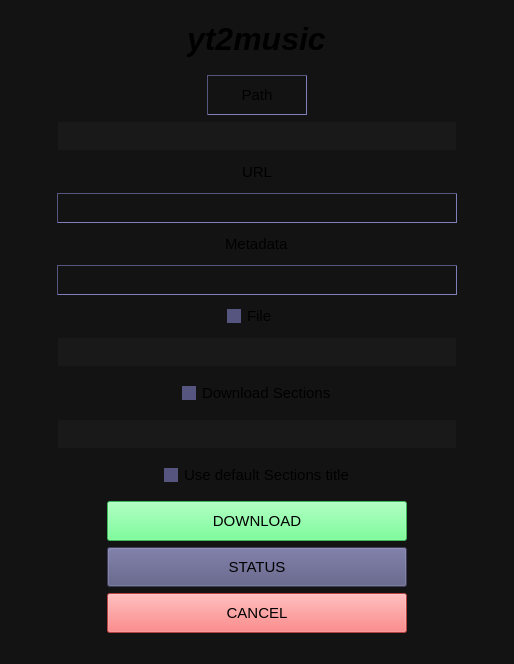
<?xml version="1.0" encoding="UTF-8"?>
<ui version="4.0">
 <class>MainWindow</class>
 <widget class="QMainWindow" name="MainWindow">
  <property name="geometry">
   <rect>
    <x>0</x>
    <y>0</y>
    <width>514</width>
    <height>633</height>
   </rect>
  </property>
  <property name="windowTitle">
   <string>MainWindow</string>
  </property>
  <property name="styleSheet">
   <string notr="true">background-color: rgb(19, 19, 19);</string>
  </property>
  <widget class="QWidget" name="centralwidget">
   <layout class="QVBoxLayout" name="verticalLayout">
    <item alignment="Qt::AlignHCenter">
     <widget class="QLabel" name="label">
      <property name="minimumSize">
       <size>
        <width>0</width>
        <height>60</height>
       </size>
      </property>
      <property name="maximumSize">
       <size>
        <width>16777215</width>
        <height>60</height>
       </size>
      </property>
      <property name="font">
       <font>
        <pointsize>24</pointsize>
        <italic>true</italic>
        <bold>true</bold>
        <strikeout>false</strikeout>
       </font>
      </property>
      <property name="text">
       <string>yt2music</string>
      </property>
     </widget>
    </item>
    <item alignment="Qt::AlignHCenter">
     <widget class="QPushButton" name="path_button">
      <property name="minimumSize">
       <size>
        <width>100</width>
        <height>40</height>
       </size>
      </property>
      <property name="maximumSize">
       <size>
        <width>16777215</width>
        <height>40</height>
       </size>
      </property>
      <property name="font">
       <font>
        <pointsize>11</pointsize>
       </font>
      </property>
      <property name="styleSheet">
       <string notr="true">border-color: rgb(85, 85, 127);
border-width: 0.5px;
border-style: inset;</string>
      </property>
      <property name="text">
       <string>Path</string>
      </property>
     </widget>
    </item>
    <item alignment="Qt::AlignHCenter">
     <widget class="QTextBrowser" name="path_browser">
      <property name="minimumSize">
       <size>
        <width>400</width>
        <height>30</height>
       </size>
      </property>
      <property name="maximumSize">
       <size>
        <width>16777215</width>
        <height>30</height>
       </size>
      </property>
      <property name="font">
       <font>
        <pointsize>11</pointsize>
       </font>
      </property>
      <property name="styleSheet">
       <string notr="true">background-color: rgb(25, 25, 25);</string>
      </property>
     </widget>
    </item>
    <item alignment="Qt::AlignHCenter">
     <widget class="QLabel" name="url_label">
      <property name="minimumSize">
       <size>
        <width>0</width>
        <height>30</height>
       </size>
      </property>
      <property name="maximumSize">
       <size>
        <width>16777215</width>
        <height>30</height>
       </size>
      </property>
      <property name="font">
       <font>
        <pointsize>11</pointsize>
       </font>
      </property>
      <property name="text">
       <string>URL</string>
      </property>
     </widget>
    </item>
    <item alignment="Qt::AlignHCenter">
     <widget class="QLineEdit" name="url_edit">
      <property name="minimumSize">
       <size>
        <width>400</width>
        <height>30</height>
       </size>
      </property>
      <property name="maximumSize">
       <size>
        <width>300</width>
        <height>30</height>
       </size>
      </property>
      <property name="font">
       <font>
        <pointsize>11</pointsize>
       </font>
      </property>
      <property name="styleSheet">
       <string notr="true">border-color: rgb(85, 85, 127);
border-width: 0.5px;
border-style: inset;</string>
      </property>
     </widget>
    </item>
    <item alignment="Qt::AlignHCenter">
     <widget class="QLabel" name="label_2">
      <property name="minimumSize">
       <size>
        <width>0</width>
        <height>30</height>
       </size>
      </property>
      <property name="maximumSize">
       <size>
        <width>16777215</width>
        <height>30</height>
       </size>
      </property>
      <property name="font">
       <font>
        <pointsize>11</pointsize>
       </font>
      </property>
      <property name="text">
       <string>Metadata</string>
      </property>
     </widget>
    </item>
    <item alignment="Qt::AlignHCenter">
     <widget class="QLineEdit" name="metadata_edit">
      <property name="minimumSize">
       <size>
        <width>400</width>
        <height>30</height>
       </size>
      </property>
      <property name="maximumSize">
       <size>
        <width>16777215</width>
        <height>30</height>
       </size>
      </property>
      <property name="font">
       <font>
        <pointsize>11</pointsize>
       </font>
      </property>
      <property name="styleSheet">
       <string notr="true">border-color: rgb(85, 85, 127);
border-width: 0.5px;
border-style: inset;</string>
      </property>
     </widget>
    </item>
    <item alignment="Qt::AlignHCenter">
     <widget class="QCheckBox" name="file_checkbox">
      <property name="minimumSize">
       <size>
        <width>60</width>
        <height>30</height>
       </size>
      </property>
      <property name="maximumSize">
       <size>
        <width>16777215</width>
        <height>30</height>
       </size>
      </property>
      <property name="font">
       <font>
        <pointsize>11</pointsize>
       </font>
      </property>
      <property name="styleSheet">
       <string notr="true">QCheckBox::indicator {
	background-color: rgb(85, 85, 127);
}
QCheckBox::indicator:checked {
	background-color: rgb(255, 255, 255);
}</string>
      </property>
      <property name="text">
       <string>File</string>
      </property>
     </widget>
    </item>
    <item alignment="Qt::AlignHCenter">
     <widget class="QTextBrowser" name="file_browser">
      <property name="minimumSize">
       <size>
        <width>400</width>
        <height>30</height>
       </size>
      </property>
      <property name="maximumSize">
       <size>
        <width>16777215</width>
        <height>30</height>
       </size>
      </property>
      <property name="font">
       <font>
        <pointsize>11</pointsize>
       </font>
      </property>
      <property name="styleSheet">
       <string notr="true">background-color: rgb(25, 25, 25);</string>
      </property>
     </widget>
    </item>
    <item alignment="Qt::AlignHCenter">
     <widget class="QCheckBox" name="sections_checkbox">
      <property name="minimumSize">
       <size>
        <width>0</width>
        <height>40</height>
       </size>
      </property>
      <property name="maximumSize">
       <size>
        <width>16777215</width>
        <height>40</height>
       </size>
      </property>
      <property name="font">
       <font>
        <pointsize>11</pointsize>
       </font>
      </property>
      <property name="styleSheet">
       <string notr="true">QCheckBox::indicator {
	background-color: rgb(85, 85, 127);
}
QCheckBox::indicator:checked {
	background-color: rgb(255, 255, 255);
}</string>
      </property>
      <property name="text">
       <string>Download Sections</string>
      </property>
     </widget>
    </item>
    <item alignment="Qt::AlignHCenter">
     <widget class="QTextBrowser" name="sf_browser">
      <property name="minimumSize">
       <size>
        <width>400</width>
        <height>30</height>
       </size>
      </property>
      <property name="maximumSize">
       <size>
        <width>16777215</width>
        <height>30</height>
       </size>
      </property>
      <property name="font">
       <font>
        <pointsize>11</pointsize>
       </font>
      </property>
      <property name="styleSheet">
       <string notr="true">background-color: rgb(25, 25, 25);</string>
      </property>
     </widget>
    </item>
    <item alignment="Qt::AlignHCenter">
     <widget class="QCheckBox" name="st_checkbox">
      <property name="minimumSize">
       <size>
        <width>0</width>
        <height>40</height>
       </size>
      </property>
      <property name="maximumSize">
       <size>
        <width>16777215</width>
        <height>40</height>
       </size>
      </property>
      <property name="font">
       <font>
        <pointsize>11</pointsize>
       </font>
      </property>
      <property name="styleSheet">
       <string notr="true">QCheckBox::indicator {
	background-color: rgb(85, 85, 127);
}
QCheckBox::indicator:checked {
	background-color: rgb(255, 255, 255);
}</string>
      </property>
      <property name="text">
       <string>Use default Sections title</string>
      </property>
     </widget>
    </item>
    <item alignment="Qt::AlignHCenter">
     <widget class="QPushButton" name="run_button">
      <property name="minimumSize">
       <size>
        <width>300</width>
        <height>40</height>
       </size>
      </property>
      <property name="maximumSize">
       <size>
        <width>300</width>
        <height>40</height>
       </size>
      </property>
      <property name="font">
       <font>
        <pointsize>11</pointsize>
       </font>
      </property>
      <property name="styleSheet">
       <string notr="true">background-color: rgb(85, 255, 127);
color: rgb(0, 0, 0);</string>
      </property>
      <property name="text">
       <string>DOWNLOAD</string>
      </property>
      <property name="checkable">
       <bool>false</bool>
      </property>
     </widget>
    </item>
    <item alignment="Qt::AlignHCenter">
     <widget class="QPushButton" name="status_button">
      <property name="minimumSize">
       <size>
        <width>300</width>
        <height>40</height>
       </size>
      </property>
      <property name="maximumSize">
       <size>
        <width>300</width>
        <height>40</height>
       </size>
      </property>
      <property name="font">
       <font>
        <pointsize>11</pointsize>
       </font>
      </property>
      <property name="styleSheet">
       <string notr="true">background: rgb(85, 85, 127);
</string>
      </property>
      <property name="text">
       <string>STATUS</string>
      </property>
     </widget>
    </item>
    <item alignment="Qt::AlignHCenter">
     <widget class="QPushButton" name="cancel_button">
      <property name="minimumSize">
       <size>
        <width>300</width>
        <height>40</height>
       </size>
      </property>
      <property name="maximumSize">
       <size>
        <width>300</width>
        <height>40</height>
       </size>
      </property>
      <property name="font">
       <font>
        <pointsize>11</pointsize>
       </font>
      </property>
      <property name="styleSheet">
       <string notr="true">background-color: rgb(255, 94, 94);
color:rgb(0,0,0);</string>
      </property>
      <property name="text">
       <string>CANCEL</string>
      </property>
     </widget>
    </item>
   </layout>
  </widget>
  <widget class="QMenuBar" name="menubar">
   <property name="geometry">
    <rect>
     <x>0</x>
     <y>0</y>
     <width>514</width>
     <height>29</height>
    </rect>
   </property>
  </widget>
  <widget class="QStatusBar" name="statusbar"/>
 </widget>
 <resources/>
 <connections/>
 <designerdata>
  <property name="gridDeltaX">
   <number>10</number>
  </property>
  <property name="gridDeltaY">
   <number>10</number>
  </property>
  <property name="gridSnapX">
   <bool>true</bool>
  </property>
  <property name="gridSnapY">
   <bool>true</bool>
  </property>
  <property name="gridVisible">
   <bool>false</bool>
  </property>
 </designerdata>
</ui>
